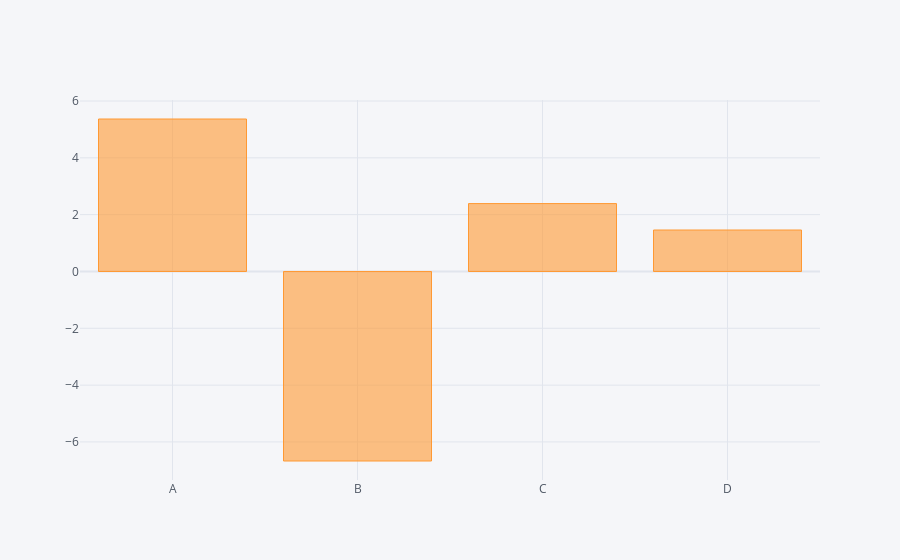

The cell this chart's notebook holds for it:
### Markdown cell above
### Bar plot

### Code cell
df1.sum().iplot(kind='bar')

### Figure 1 — Plotly figure (JSON) as saved in the notebook; plotly's stock layout.template omitted (floating-point values rounded to 4 significant figures)
{"data": [{"marker": {"color": "rgba(255, 153, 51, 0.6)", "line": {"color": "rgba(255, 153, 51, 1.0)", "width": 1}}, "name": "None", "orientation": "v", "text": "", "type": "bar", "x": ["A", "B", "C", "D"], "y": [5.367, -6.67, 2.39, 1.46]}], "layout": {"legend": {"bgcolor": "#F5F6F9", "font": {"color": "#4D5663"}}, "paper_bgcolor": "#F5F6F9", "plot_bgcolor": "#F5F6F9", "title": {"font": {"color": "#4D5663"}}, "xaxis": {"gridcolor": "#E1E5ED", "showgrid": true, "tickfont": {"color": "#4D5663"}, "title": {"font": {"color": "#4D5663"}, "text": ""}, "zerolinecolor": "#E1E5ED"}, "yaxis": {"gridcolor": "#E1E5ED", "showgrid": true, "tickfont": {"color": "#4D5663"}, "title": {"font": {"color": "#4D5663"}, "text": ""}, "zerolinecolor": "#E1E5ED"}}}
